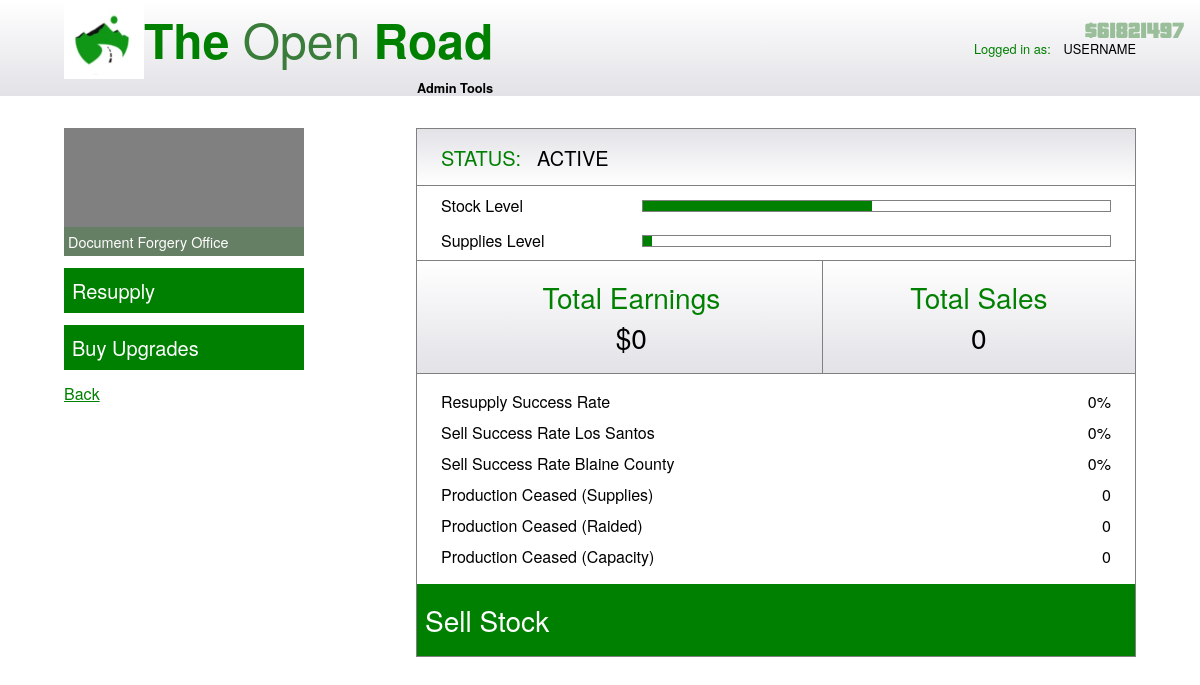
/business_management/24/23, run on an earlier commit of the app's database.
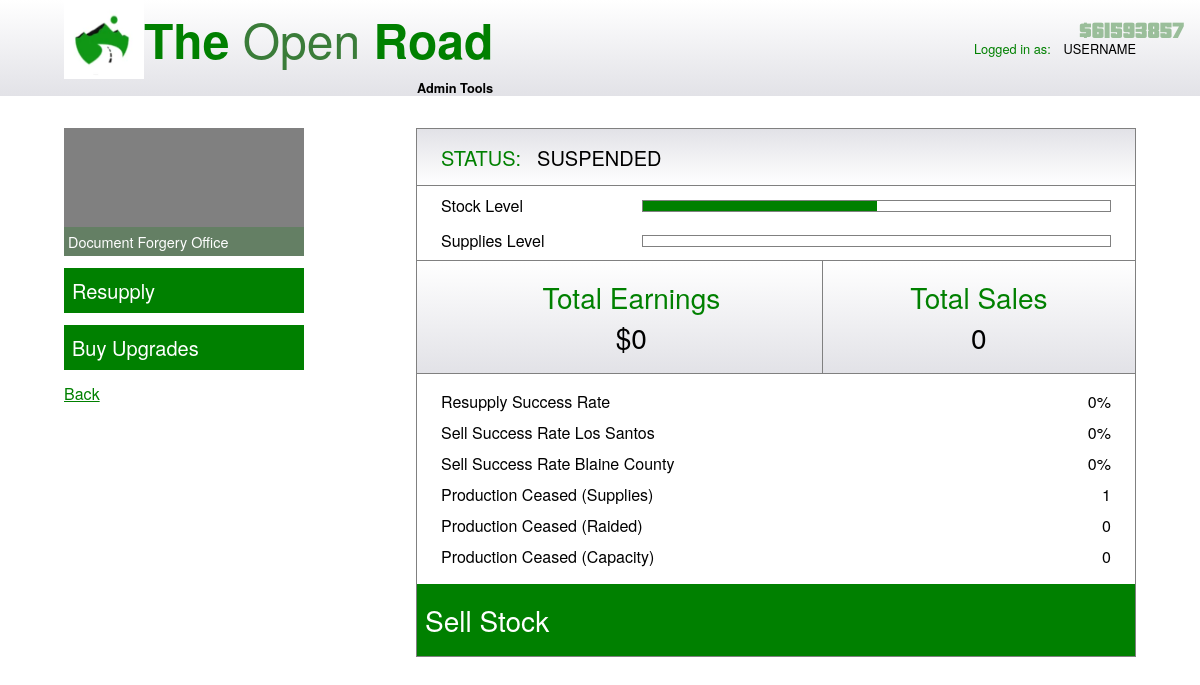
And on a later commit of the database.
### app/database/create_db.py (models this page shows)
class BusinessType(db.Model):
	__tablename__ = "business_types"
	id = db.Column(db.Integer, primary_key=True, autoincrement=True)
	type_name = db.Column(db.String(67), unique=True, nullable=False)
	production_time = db.Column(db.Integer, nullable=False) # Time taken for one stock unit
	stock_value = db.Column(db.Integer, nullable=False) # Value of one stock unit
	supply_usage = db.Column(db.Float, nullable=False) # Supplies used for one stock unit
	equipment_upgrade_price = db.Column(db.Integer, nullable=False)
	equipment_upgrade_description = db.Column(db.String(670), default="No description.")
	staff_upgrade_price = db.Column(db.Integer, nullable=False)
	staff_upgrade_description = db.Column(db.String(670), default="No description.")
	security_upgrade_price = db.Column(db.Integer, nullable=False)
	security_upgrade_description = db.Column(db.String(670), default="No description")
	business = db.relationship("Business", backref="businesstype")

class OwnedBusiness(db.Model):
	__tablename__ = "owned_businesses"
	id = db.Column(db.Integer, primary_key=True, autoincrement=True)
	status = db.Column(db.String(67), default="INACTIVE - PENDING SET UP")
	stock_level = db.Column(db.Integer, default=0)
	sale_started = db.Column(db.Boolean, default=False)
	sale_finish_time = db.Column(db.Integer, default=int(datetime.now().timestamp()))
	sale_distance = db.Column(db.String(5), default="67") # close / far
	sale_location = db.Column(db.String(13), default="67") # Los Santos / Blaine County
	supplies_level = db.Column(db.Integer, default=0)
	supplies_bought = db.Column(db.Boolean, default=False)
	supply_arrive_time = db.Column(db.Integer, default=int(datetime.now().timestamp()))
	setup_finish_time = db.Column(db.Integer, default=int(datetime.now().timestamp()))
	setup_started = db.Column(db.Boolean, default=False)
	total_earnings = db.Column(db.Integer, default=0)
	total_sales = db.Column(db.Integer, default=0)
	total_resupplies = db.Column(db.Integer, default=0)
	successful_resupplies = db.Column(db.Integer, default=0)
	total_los_santos_sales = db.Column(db.Integer, default=0)
	successful_los_santos_sales = db.Column(db.Integer, default=0)
	total_blaine_county_sales = db.Column(db.Integer, default=0)
	successful_blaine_county_sales = db.Column(db.Integer, default=0)
	production_ceased_supplies = db.Column(db.Integer, default=0)
	production_ceased_raided = db.Column(db.Integer, default=0)
	production_ceased_capacity = db.Column(db.Integer, default=0)
	equipment_upgrade_bought = db.Column(db.Boolean, default=False)
	staff_upgrade_bought = db.Column(db.Boolean, default=False)
	security_upgrade_bought = db.Column(db.Boolean, default=False)
	business_id = db.Column(db.Integer, db.ForeignKey("businesses.id"), nullable=False)
	user_id = db.Column(db.Integer, db.ForeignKey("users.id"), nullable=False)

class User(db.Model):
	__tablename__ = "users"
	id = db.Column(db.Integer, primary_key=True, autoincrement=True)
	username = db.Column(db.String(67), unique=True, nullable=False)
	password_hash = db.Column(db.Integer, nullable=False)
	money = db.Column(db.Integer, default=670000) # Start with $670,000
	last_login_time = db.Column(db.Integer, default=int(datetime.now().timestamp()))
	owned_business = db.relationship("OwnedBusiness", backref="user")

### app/routes/business_management.py (the view, shortened to what this page needs)
@business_management_bp.route("/business_management/<int:user_id>/<int:owned_business_id>", methods=["GET", "POST"])
def business_management(user_id: int, owned_business_id: int):
	form = BusinessManagementForm()
	time_service = TimeService(user_id)
	time_service.update_owned_business_data()
	service = BusinessManagementService(owned_business_id, user_id)
	summary_data = service.get_summary_data()
	upgrades_data = service.get_upgrades_data()
	money = service.get_money_amount()
	if not form.validate_on_submit():
		return render_template("business_management.html", form=form, id=user_id, summary_data=summary_data, upgrades_data=upgrades_data, button_clicked="", owned_business_id=owned_business_id, money=money)

### app/database/select_db.py (called while the page is built)
	@staticmethod
	def select_owned_businesses(user_id: int) -> list[dict]:
		owned_businesses = OwnedBusiness.query.filter(OwnedBusiness.user_id == user_id).all()
		res = []
		for owned_business in owned_businesses:
			business_type = owned_business.business.businesstype.type_name
			business_location = owned_business.business.businesslocation.location_name
			business_price = owned_business.business.price
			owned_business_id = owned_business.id
			stock_level = owned_business.stock_level
			supplies_level = owned_business.supplies_level
			res.append({
				"owned_business_id": owned_business_id,
				"type": business_type,
				"location": business_location,
				"price": business_price,
				"stock": stock_level,
				"supplies": supplies_level
			})
		return res

	@staticmethod
	def select_user_money(user_id: int) -> int:
		user = User.query.filter(User.id == user_id).first()
		if user is None:
			return -1
		return user.money

	@staticmethod
	def select_last_login_time(id: int) -> int:
		user = User.query.filter(User.id == id).first()
		return user.last_login_time

### app/database/update_db.py (called while the page is built)
	@staticmethod
	def update_money(user_id: int, new_money: int) -> int:
		user = User.query.filter(User.id == user_id).first()
		user.money = new_money
		db.session.commit()
		return user.money

	@staticmethod
	def update_last_login_time(id: int, new_time: int) -> int:
		user = User.query.filter(User.id == id).first()
		user.last_login_time = new_time
		db.session.commit()
		return user.last_login_time

### app/services/business_management.py (called while the page is built)
	def get_summary_data(self) -> dict:
		return Select.select_summary_data(self.owned_business_id)

	def get_upgrades_data(self) -> dict:
		self.upgrades_data = Select.select_upgrades_data(self.owned_business_id)
		return self.upgrades_data

	def get_money_amount(self) -> int:
		return Select.select_user_money(self.user_id)

### app/services/time.py (called while the page is built)
	def get_owned_business_data(self) -> list:
		businesses = Select.select_owned_businesses(self.user_id)
		res = []
		for business in businesses:
			res.append(Select.select_owned_business_time_data(business["owned_business_id"]))
		return res

	def make_product(self, business: dict) -> int:
		business["stock_level"] += 1
		business["supplies_level"] -= business["supply_usage"]
		return 67

### app/templates/business_management.html (shortened to what this page needs)
{% extends "base.html" %}
{% block style %}
<link rel="stylesheet" href="{{ url_for('static', filename='css/business_management.css') }}"/>
{% endblock %}
{% block body %}
<header>
	<div id="header-div">
		<div id="logo-div">
			<div id="top-div">
				<img id="logo-image" src="{{ url_for('static', filename='images/TheOpenRoad.png') }}"/>
				<h1><b>The</b> Open <b>Road</b></h1>
			</div>
			<p id="admin">Admin Tools</p>
		</div>
		<div id="logged-in">
			<p class="green">Logged in as:</p> <p id="username">USERNAME</p>
		</div>
	</div>
</header>
<main>
	<div id="left-div">
		<div id="image-div">
			<div class="placeholder"></div>
			<p id="type">{{ summary_data.type }}</p>
		</div>
		<h3 id="resupply" class="button">Resupply</h3>
		<h3 id="buy-upgrades" class="button">Buy Upgrades</h3>
		<h4 class="green" id="back-h4"><a href="/home/{{ id }}" class="green" id="back">Back</a></h4>
	</div>
	<div id="right-div">
		<div class="gradient-bg right-container" id="status-div">
			<h3 class="green" id="status">STATUS:</h3>
			<h3>{{ summary_data.status }}</h3>
		</div>
		<div class="right-container" id="bar-container-div">
			<div class="bar-div" id="stock-div">
				<h4>Stock Level</h4>
				<div class="bar-container">
					<div class="bar" id="stock"></div>
				</div>
			</div>
			<div class="bar-div">
				<h4>Supplies Level</h4>
				<div class="bar-container">
					<div class="bar" id="supplies"></div>
				</div>
			</div>
		</div>
		<div id="earnings-sales-div" class="gradient-bg right-container">
			<div id="earnings-div">
				<h2 class="green">Total Earnings</h2>
				<h2>${{ summary_data.total_earnings }}</h2>
			</div>
			<div id="sales-div">
				<h2 class="green">Total Sales</h2>
				<h2>{{ summary_data.total_sales }}</h2>
			</div>
		</div>
		<div id="summary-div" class="right-container">
			<div class="summary-row">
				<h4>Resupply Success Rate</h4>
				<h4>{{ summary_data.resupply_success_rate }}%</h4>
			</div>
			<div class="summary-row">
				<h4>Sell Success Rate Los Santos</h4>
				<h4>{{ summary_data.sell_success_rate_los_santos }}%</h4>
			</div>
			<div class="summary-row">
				<h4>Sell Success Rate Blaine County</h4>
				<h4>{{ summary_data.sell_success_rate_blaine_county }}%</h4>
			</div>
			<div class="summary-row">
				<h4>Production Ceased (Supplies)</h4>
				<h4>{{ summary_data.production_ceased_supplies }}</h4>
			</div>
			<div class="summary-row">
				<h4>Production Ceased (Raided)</h4>
				<h4>{{ summary_data.production_ceased_raided }}</h4>
			</div>
			<div class="summary-row">
				<h4>Production Ceased (Capacity)</h4>
				<h4>{{ summary_data.production_ceased_capacity }}</h4>
			</div>
		</div>
		<h2 class="button" id="sell-button">Sell Stock</h2>
	</div>
</main>
{% endblock %}

### app/templates/base.html (shortened to what this page needs)
<!DOCTYPE html>
<html>
	<head>
		{% block style %}{% endblock %}
	</head>
	<body>
		{% block body %}{% endblock %}
	</body>
	<p id="money">${{ money }}</p>
</html>

### app/static/css/business_management.css (style rules this page uses)
:root { --dark-green: #3a7c39; --light-green: #489247; --clear-green: #3a7c3967; --clear-grey: rgba(65, 64, 64, 0.523); }
* { margin: 0; padding: 0; box-sizing: border-box; }
html, body { width: 100%; overflow-x: hidden; height: 100vh; background: white; font-family: "Helvetica Neue", Helvetica, Arial, sans-serif; display: flex; flex-direction: column; }
h1 { color: var(--dark-green); font-size: 3rem; font-weight: 300; }
b { font-weight: 550; color: green; }
h2 { font-size: 1.75rem; font-weight: normal; }
h3 { font-size: 1.25rem; font-weight: normal; width: fit-content; }
h4 { font-weight: normal; }
#logged-in { display: flex; justify-content: flex-start; align-items: center; font-size: 0.8rem; }
#username { margin-left: 0.8rem; }
#admin { font-weight: 600; font-size: 0.8rem; }
.green { color: green; }
#back-h4 { display: flex; text-align: left; width: 100%; }
header { display: flex; align-items: center; justify-content: center; height: 6rem; min-height: 6rem; width: 100%; background: linear-gradient(to bottom, #ffffff 0%, #e2e2e7 100%); }
#header-div { height: 100%; width: 67rem; display: flex; align-items: center; justify-content: space-between; }
#logo-div { display: flex; justify-content: center; align-items: flex-end; flex-direction: column; }
#top-div { display: flex; align-items: center; }
#logo-image { width: 5rem; height: 5rem; }
main { margin-top: 2rem; width: 67rem; align-self: center; display: flex; justify-content: space-between; }
#left-div { display: flex; flex-direction: column; align-items: center; width: 15rem; }
#image-div { height: 8rem; width: 100%; position: relative; margin-bottom: 0.75rem; }
.placeholder { width: 100%; height: 100%; background-color: grey; }
#type { position: absolute; bottom: 0; left: 0; right: 0; background-color: var(--clear-green); color: white; padding: 0.25rem; text-align: left; font-size: 0.9rem; }
.button { width: 100%; padding: 0.5rem; color: white; background-color: green; cursor: pointer; }
#left-div h3 { margin-bottom: 0.75rem; }
#right-div { width: 45rem; border: 1px solid grey; }
.right-container { width: 100%; display: flex; flex-direction: column; justify-content: center; border-top: 1px solid grey; padding-left: 1.5rem; }
.gradient-bg { background: linear-gradient(to top, #ffffff 0%, #e2e2e7 100%); }
#status-div { height: 3.5rem; padding: 1.5rem; border-top: none; display: flex; flex-direction: row; justify-content: flex-start; align-items: center; }
#status { margin-right: 1rem; }
#bar-container-div { padding-top: 0.5rem; padding-bottom: 0.5rem; padding-right: 1.5rem; }
#stock-div { margin-bottom: 0.75rem; }
.bar-div { width: 100%; display: flex; align-items: center; justify-content: space-between; }
.bar-container { border: 1px solid grey; width: 70%; height: 0.75rem; }
.bar { height: 100%; width: 67%; background-color: green; }
#earnings-sales-div { background: linear-gradient(to bottom, #ffffff 0%, #e2e2e7 100%); display: flex; flex-direction: row; align-items: center; }
#earnings-div, #sales-div { display: flex; flex-direction: column; align-items: center; justify-content: center; padding-top: 1rem; padding-bottom: 1rem; }
#earnings-div { width: 55%; border-right: 1px solid grey; }
#sales-div { width: 45%; }
#summary-div { padding-top: 1rem; padding-bottom: 0.5rem; padding-right: 1.5rem; }
.summary-row { width: 100%; display: flex; align-items: center; justify-content: space-between; margin-bottom: 0.5rem; }
#sell-button { padding-top: 1rem; padding-bottom: 1rem; }
#money { position: fixed; right: 1rem; top: 1rem; z-index: 99999; display: flex; justify-content: center; align-items: center; font-size: 1.5rem; color: rgb(154, 190, 154); font-family: 'Pricedown', sans-serif; }

What changed in the data, as far as the page shows it:
changed OwnedBusiness: status "ACTIVE" → "SUSPENDED"
changed User: money "61821497" → "61593857"
Also different on the page:
{{ summary_data.production_ceased_supplies }}: "0" → "1"
